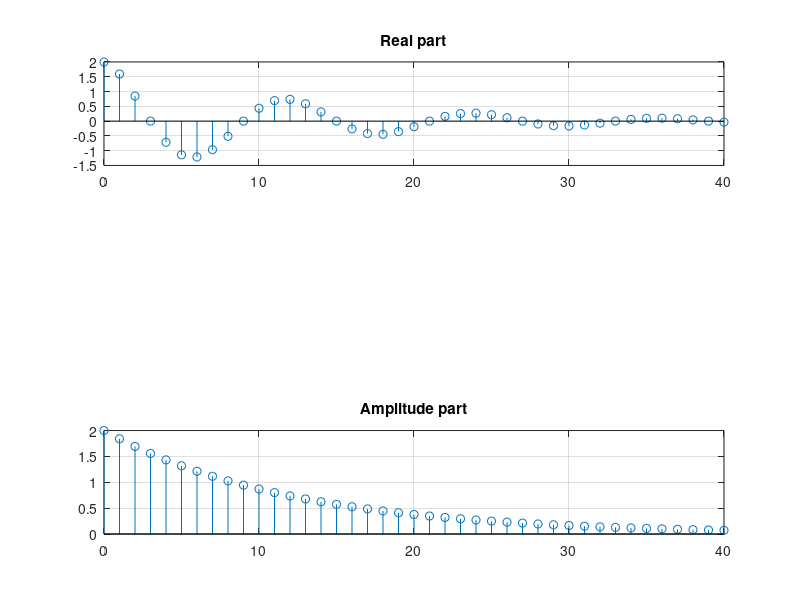

Source code (MATLAB):
%%%
% Name : 复指数序列
% Date : 2023-05-23
%%%

K = 2;
n = 0:40;
c = -(1/12) + (pi/6) * i;
x = K * exp(c*n);

% 画出实部
subplot(3, 1, 1);
stem(n, real(x));
grid on;
title('Real part');

% 画出虚部
subplot(3, 1, 3);
stem(n, imag(x));
grid on;
title('Imaginary part');

% 模
subplot(3, 1, 3);
stem(n, abs(x));
grid on;
title('Amplitude part');

%%%
% END
%%%

